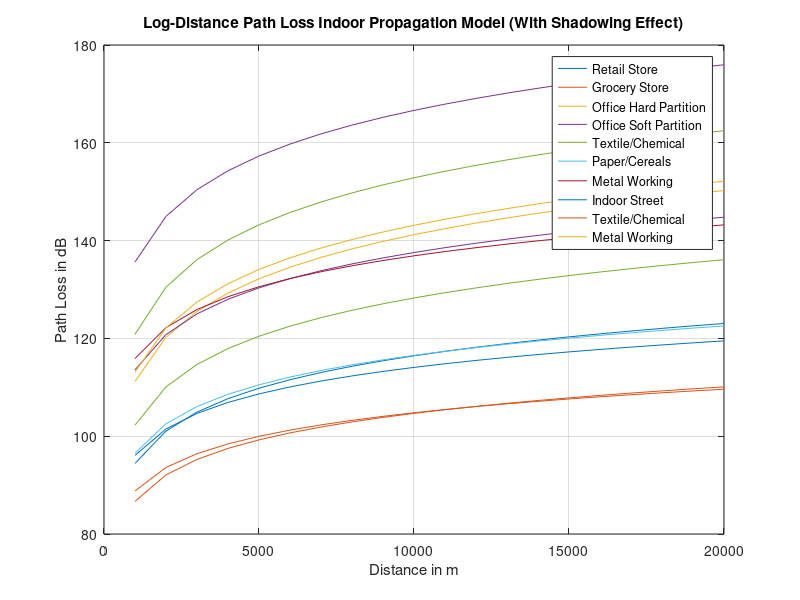

The MATLAB script that drew this image:
% Log Distance Shadow
clc
close all;
Fixed_Distance = input("Enter the reference distance: ");
Arbitrary_Distance = 1000 : 1000 : 20000;
% Values must be between 1.6 to 6
Path_Loss_Exponent = [2.2, 1.8, 3.0, 2.4, 2.6, 2.0, 2.1, 1.8, 1.6, 3.0, 3.1, 3.2];
Frequency = [914, 914, 1500, 900, 1900, 1300, 4000, 1300, 1300, 900, 4000, 1300];
Sigma = [8.7, 5.2, 7.0, 9.6, 14.1, 3.0, 7.0, 6.0, 5.8, 7.0, 9.7, 6.8];

for i = 1:12
    Lambda(i) = 3e8 / (Frequency(i) * 10 ^ 6);
    PL_D0(i) = -10 * log10((Lambda(i) ^ 2) / ((4 * pi * Fixed_Distance) ^ 2));
    X(i) = Sigma(i) * randn(size(PL_D0(i)));
    disp(X(i));
end
for i = 1:12
    for j = 1:20
        Path_Loss(i, j) = PL_D0(i) + 10 * Path_Loss_Exponent(i) * log10(Arbitrary_Distance(j) / Fixed_Distance)...
            + X(i);
    end
end

plot(Arbitrary_Distance, Path_Loss);
legend("Retail Store", "Grocery Store", "Office Hard Partition", "Office Soft Partition", "Textile/Chemical",...
    "Paper/Cereals", "Metal Working", "Indoor Street", "Textile/Chemical", "Metal Working");
xlabel("Distance in m");
ylabel("Path Loss in dB");
title("Log-Distance Path Loss Indoor Propagation Model (With Shadowing Effect)");
grid on;
